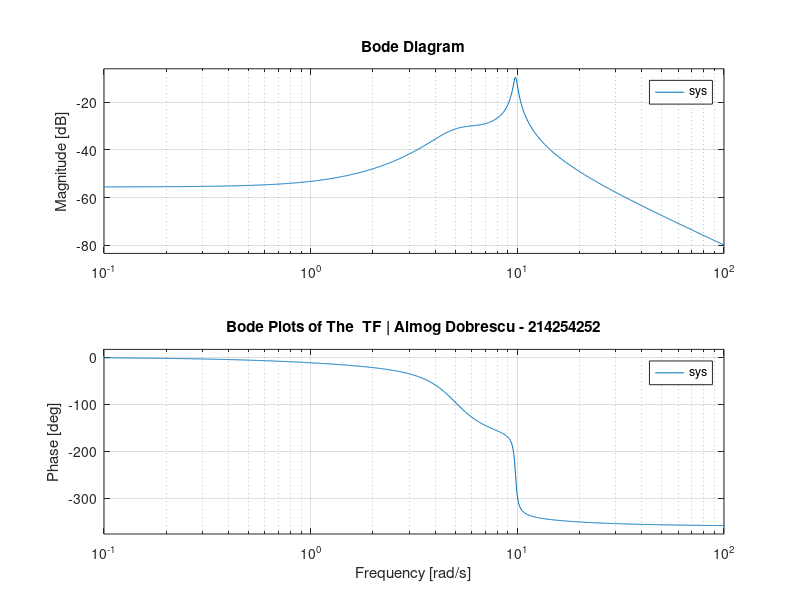
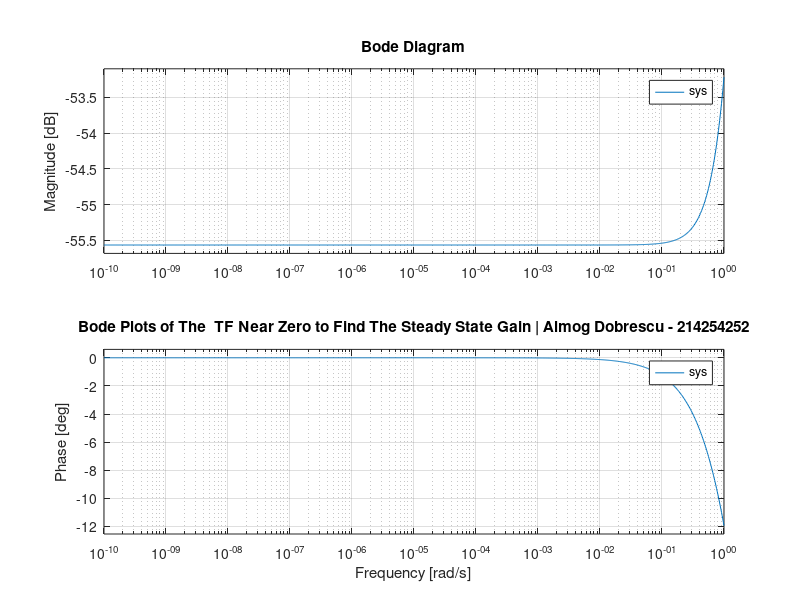
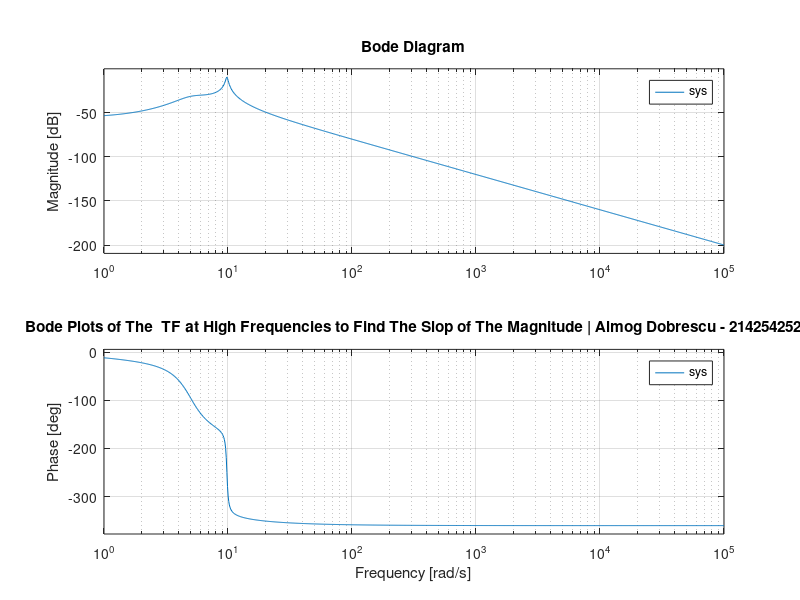
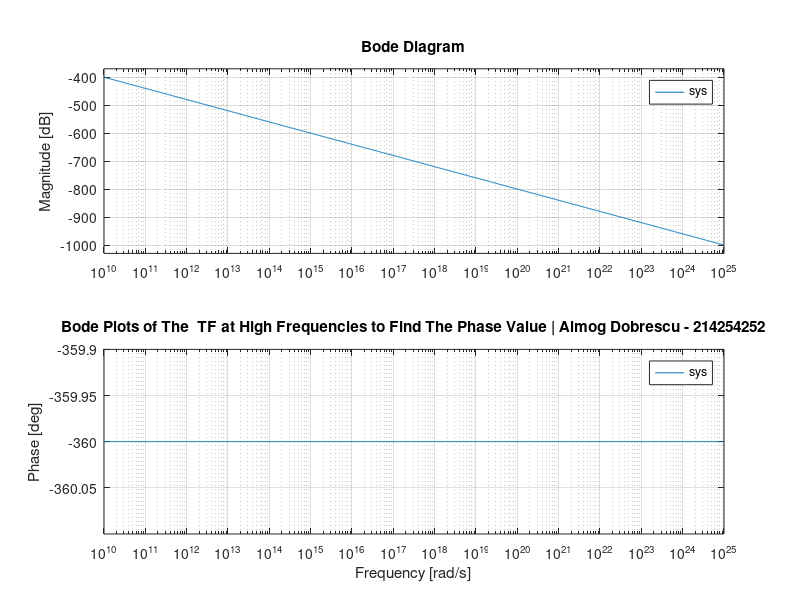

These figures' MATLAB source, in order:
%Almog Dobrescu
clc;

%Q1.2

%defining the constants
L_alpha = 10^5; % [N/rad]
L_delta = -10^3; % [N/rad]
M_delta = 5*10^3; % [N*M/rad]
m = 10^3; % [Kg]
K = 25*10^3; % [N/m]
I = 5*10^3; % [Kg*m^2]
c = 3*10^3; % [N*sec/m]
K_alpha = 4.8*10^5; % [N*m/rad]
C_alpha = 2*10^3; % [N*m*sec/rad]

%defining the sys
sys = tf([I*L_delta C_alpha*L_delta L_delta*K_alpha+L_alpha*M_delta], [m*I m*C_alpha+c*I m*K_alpha+c*C_alpha+K*I c*K_alpha+K*C_alpha K*K_alpha]);

%ploting the bode plots
fig = figure ("Name",'Bode plots of the  TF ','Position',[200 50 1200 820]);
bode(sys)
title("Bode Plots of The  TF | Almog Dobrescu - 214254252");
grid on 
%exportgraphics(fig, 'Q1_2-graph.png','Resolution',1200); %export the fig to a png file

%%

%Q1.2.1

%ploting the bode plots near zero to find the steady state gain
fig1 = figure ("Name",'Bode plots of the  TF near zero to find the steady state gain','Position',[200 50 1200 820]);
bode(sys,{10^-10,10^0})
title("Bode Plots of The  TF Near Zero to Find The Steady State Gain | Almog Dobrescu - 214254252");
grid on 
%exportgraphics(fig1, 'Q1_2_1-graph.png','Resolution',1200); %export the fig to a png file

%%

%Q1.2.2

%ploting the bode plots at high frequencies to find the slop of the magnitude
fig2 = figure ("Name",'Bode plots of the  TF at high frequencies to find the slop of the magnitude','Position',[200 50 1200 820]);
bode(sys,{10^0,10^5})
title("Bode Plots of The  TF at High Frequencies to Find The Slop of The Magnitude | Almog Dobrescu - 214254252");
grid on 
%exportgraphics(fig2, 'Q1_2_2-graph.png','Resolution',1200); %export the fig to a png file

%%

%Q1.2.3

%ploting the bode plots at very high frequencies to find the phase value
fig3 = figure ("Name",'Bode plots of the  TF at very high frequencies to find the phase value','Position',[200 50 1200 820]);
bode(sys,{10^10,10^25})
title("Bode Plots of The  TF at High Frequencies to Find The Phase Value | Almog Dobrescu - 214254252");
grid on 
%exportgraphics(fig3, 'Q1_2_3-graph.png','Resolution',1200); %export the fig to a png file

%%

%Q1.3

%ploting the bode plots
fig4 = figure ("Name",'Bode plots of the  TF ','Position',[200 50 1200 820]);
bode(sys)
title("Bode Plots of The  TF to Find Values at Omega 3 | Almog Dobrescu - 214254252");
grid on 
%exportgraphics(fig4, 'Q1_3-graph.png','Resolution',1200); %export the fig to a png file

%%

%Q1.4

%ploting the step respons
fig5 = figure ("Name",'plot of the step respons','Position',[200 50 1200 820]);
step(sys,0:0.001:50)
title("Plot of The Step Respons | Almog Dobrescu - 214254252");
grid on 
%exportgraphics(fig5, 'Q1_4-graph.png','Resolution',1200); %export the fig to a png file
